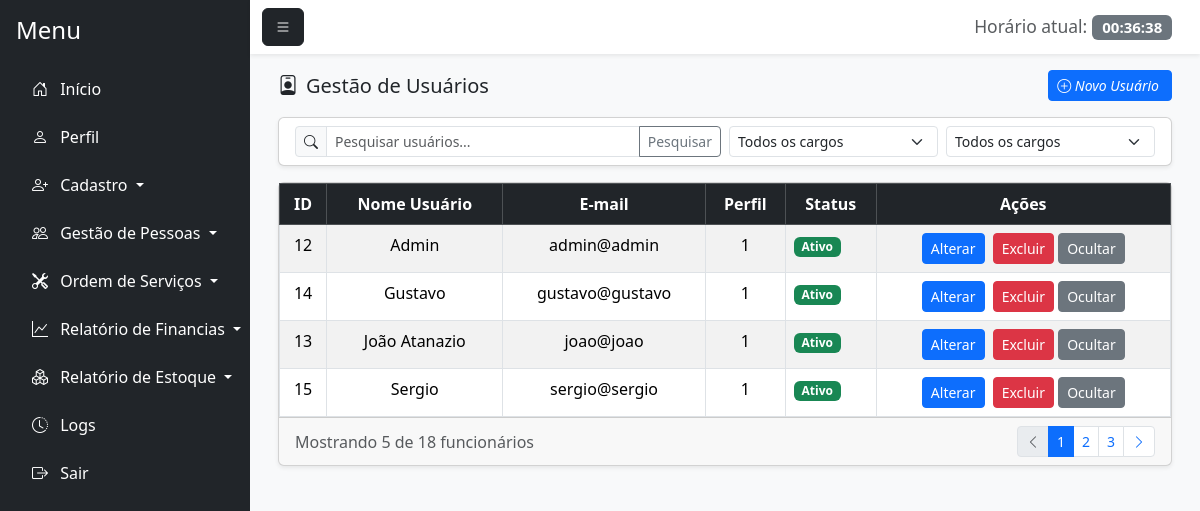
/gestao_usuario.php (signed in), run on an earlier commit of the app's database.
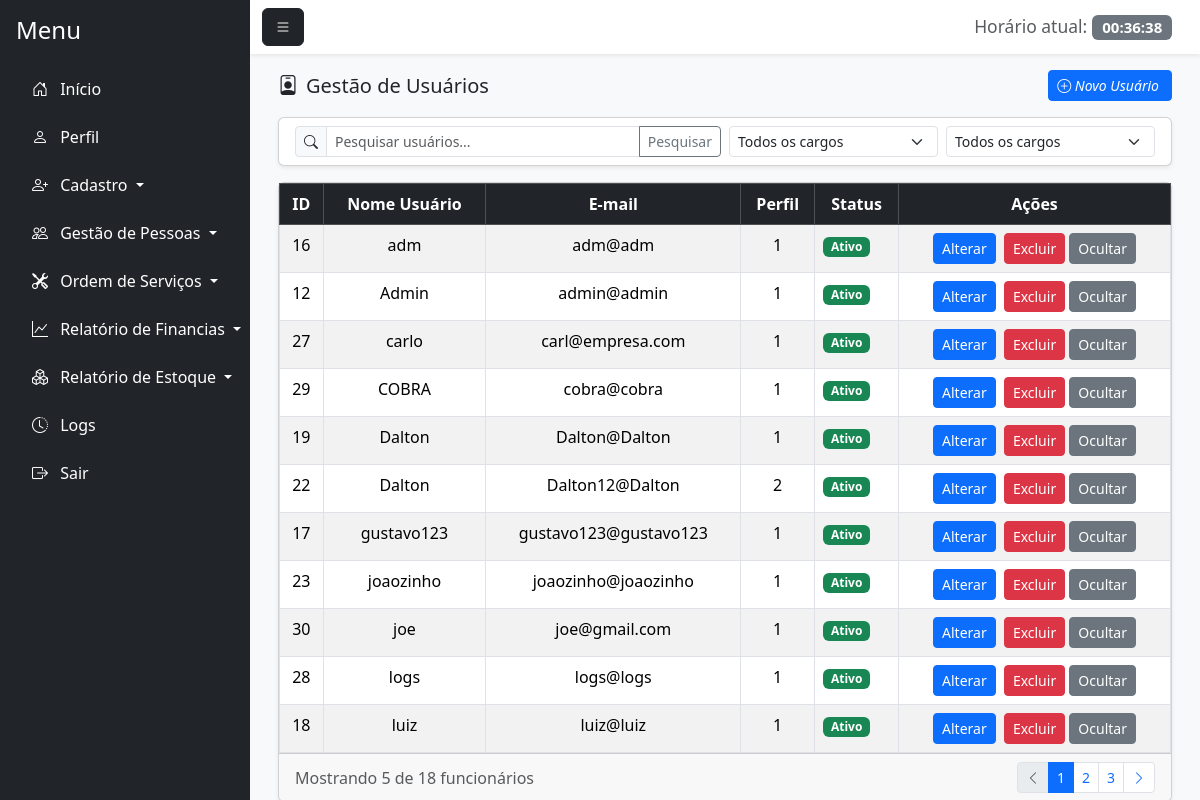
And on a later commit of the database.
### tables this page shows
CREATE TABLE `usuario` (
  `id_usuario` int(11) NOT NULL,
  `nome_usuario` varchar(100) NOT NULL,
  `senha` varchar(255) NOT NULL,
  `email` varchar(100) NOT NULL,
  `senha_temporaria` tinyint(1) DEFAULT 0,
  `id_perfil` int(11) NOT NULL
);

### gestao_usuario.php (the view, shortened to what this page needs)
<?php
    require_once 'conexao.php';
    if($_SERVER["REQUEST_METHOD"]== "POST" && !empty($_POST['busca'])){
        $busca = trim($_POST['busca']);
        if(is_numeric($busca)){
            $sql="SELECT * FROM usuario WHERE id_usuario = :busca ORDER BY nome_usuario ASC";
            $stmt = $pdo->prepare($sql);
            $stmt->bindParam(':busca',$busca, PDO::PARAM_INT);
        } else {
            $sql="SELECT * FROM usuario WHERE nome_usuario LIKE :busca_nome ORDER BY nome_usuario ASC";
            $stmt = $pdo->prepare($sql);
            $stmt->bindValue(':busca_nome',"%$busca%", PDO::PARAM_STR);
        }
    } else {
        $sql="SELECT * FROM usuario ORDER BY nome_usuario ASC";
        $stmt = $pdo->prepare($sql);
    }
$stmt->execute();
$usuarios = $stmt->fetchALL(PDO::FETCH_ASSOC);
?>
<!DOCTYPE html>
<html lang="pt-BR">
<head>
    <link href="https://cdn.jsdelivr.net/npm/bootstrap@5.3.7/dist/css/bootstrap.min.css" rel="stylesheet">
    <link rel="stylesheet" href="https://cdn.jsdelivr.net/npm/bootstrap-icons@1.11.1/font/bootstrap-icons.css">
    <link href="https://cdn.jsdelivr.net/npm/bootstrap-icons@1.11.1/font/bootstrap-icons.css" rel="stylesheet">
    <link rel="stylesheet" href="css/login.css">
</head>
<body class="bg-light">
    <div class="d-flex vh-100 bg-light">
        <nav id="sidebar" class="bg-dark text-white p-3" style="width: 250px;">
            <h4 class="mb-4">Menu</h4>
            <ul class="nav flex-column">
                <li class="nav-item mb-2">
                    <a href="principal.php" class="nav-link text-white"><i class="bi bi-house-door me-2"></i> Início</a>
                </li>
                <li class="nav-item mb-2">
                    <a href="perfil.php" class="nav-link text-white"><i class="bi bi-person me-2"></i> Perfil</a>
                </li>
                <li class="nav-item mb-2 dropdown">
                    <a class="nav-link text-white dropdown-toggle" href="#" id="cadastroDropdown" role="button" data-bs-toggle="dropdown" aria-expanded="false">
                        <i class="bi bi-person-plus me-2"></i> Cadastro
                    </a>
                </li>
                <li class="nav-item mb-2 dropdown">
                    <a class="nav-link text-white dropdown-toggle" href="#" id="gestaoDropdown" role="button" data-bs-toggle="dropdown" aria-expanded="false">
                        <i class="bi bi-people me-2"></i> Gestão de Pessoas
                    </a>
                </li>
                <li class="nav-item mb-2 dropdown">
                    <a class="nav-link text-white dropdown-toggle" href="#" id="ordemDropdown" role="button" data-bs-toggle="dropdown" aria-expanded="false">
                        <i class="bi bi-tools me-2"></i> Ordem de Serviços
                    </a>
                </li>
                <li class="nav-item mb-2 dropdown">
                    <a class="nav-link text-white dropdown-toggle" href="#" id="financiasDropdown" role="button" data-bs-toggle="dropdown" aria-expanded="false">
                        <i class="bi bi-graph-up me-2"></i> Relatório de Financias
                    </a>
                </li>
                <li class="nav-item mb-2 dropdown">
                    <a class="nav-link text-white dropdown-toggle" href="#" id="estoqueDropdown" role="button" data-bs-toggle="dropdown" aria-expanded="false">
                        <i class="bi bi-boxes me-2"></i> Relatório de Estoque
                    </a>
                </li>
                <li class="nav-item mb-2">
                    <a href="logs.php" class="nav-link text-white">
                        <i class="bi bi-clock-history me-2"></i> Logs
                    </a>
                </li>
                <li class="nav-item">
                    <a href="index.php" class="nav-link text-white"><i class="bi bi-box-arrow-right me-2"></i> Sair</a>
                </li>
            </ul>
        </nav>
        <div class="flex-grow-1 d-flex flex-column">
            <nav class="navbar navbar-light bg-white shadow-sm">
                <div class="container-fluid">
                    <button class="btn btn-dark" id="menu-toggle"><i class="bi bi-list"></i></button>
                    <span class="navbar-brand mb-0 h1">
                        <small class="text-muted">Horário atual:</small>
                        <span id="liveClock" class="badge bg-secondary"></span>
                    </span>
                </div>
            </nav>
            <div class="flex-grow-1 p-3" style="overflow-y: auto;">
                <div class="container-fluid">
                    <div class="d-flex justify-content-between align-items-center mb-3">
                        <h5 class="mb-0"><i class="bi bi-person-badge me-2"></i>Gestão de Usuários</h5>
                        <button class="btn btn-primary btn-sm">
                            <i class="bi bi-plus-circle me-1"><a href="cadastro_usuario.php" class="novo_usuario"> Novo Usuário</a></i>
                        </button>
                    </div>
                    <div class="card shadow-sm mb-3">
                        <div class="card-body py-2">
                            <div class="row g-2">
                                <div class="col-md-6">
                                    <form action="gestao_usuario.php" method="POST">
                                        <div class="input-group input-group-sm">
                                            <span class="input-group-text"><i class="bi bi-search"></i></span>
                                            <input type="text" id="busca" name="busca" class="form-control" placeholder="Pesquisar usuários...">
                                            <button class="btn btn-outline-secondary" type="submit">Pesquisar</button>
                                        </div>
                                    </form>
                                </div>
                                <div class="col-md-3">
                                    <select class="form-select form-select-sm">
                                        <option selected value="0">Todos os cargos</option>
                                    </select>
                                </div>
                                <div class="col-md-3">
                                    <select name="id_perfil" id="id_perfil" class="form-select form-select-sm" onchange="this.form.submit()">
                                        <option value="">Todos os cargos</option>
                                    </select>
                                </div>
                            </div>
                        </div>
                    </div>
                    <div class="card shadow-sm">
                        <div class="card-body p-0">
                            <div class="table-responsive">
                                <?php if(!empty($usuarios)): ?>
                                    <table class="table table-striped table-hover table-bordered mb-0">
                                        <thead class="table-dark">
                                            <tr>
                                                <th><center>ID</center></th>
                                                <th><center>Nome Usuário</center></th>
                                                <th><center>E-mail</center></th>
                                                <th><center>Perfil</center></th>
                                                <th><center>Status</center></th>
                                                <th class="text-center">Ações</th>
                                            </tr>
                                        </thead>
                                        <tbody>
                                            <?php foreach($usuarios as $usuario): ?>
                                                <tr>
                                                    <td><center><?=htmlspecialchars($usuario['id_usuario'])?></center></td>
                                                    <td><center><?=htmlspecialchars($usuario['nome_usuario'])?></center></td>
                                                    <td><center><?=htmlspecialchars($usuario['email'])?></center></td>
                                                    <td><center><?=htmlspecialchars($usuario['id_perfil'])?></center></td>
                                                    <td><span class="badge bg-success">Ativo</span></td>
                                                    <td class="text-center">
                                                        <a href="alterar_usuario.php?id=<?=htmlspecialchars($usuario['id_usuario'])?>" class="btn btn-sm btn-primary me-1">Alterar</a>
                                                        <a href="gestao_usuario.php?id=<?=htmlspecialchars($usuario['id_usuario'])?>" class="btn btn-sm btn-danger"
                                                        onclick="return confirm('Tem certeza que deseja excluir este usuário?')">Excluir</a>
                                                        <a href="ocultar_usuario.php?id=<?=htmlspecialchars($usuario['id_usuario'])?>" class="btn btn-sm btn-secondary">Ocultar</a>
                                                    </td>
                                                </tr>
                                            <?php endforeach;?>
                                        </tbody>
                                    </table>
                                <?php else: ?><br>
                                    <center><p>Nenhum usuário encontrado.</p></center>
                                <?php endif; ?>
                        </div>
                        <div class="card-footer py-2">
                            <div class="d-flex justify-content-between align-items-center">
                                <div>
                                    <span class="text-muted">Mostrando 5 de 18 funcionários</span>
                                </div>
                                <nav>
                                    <ul class="pagination pagination-sm mb-0">
                                        <li class="page-item disabled">
                                            <a class="page-link" href="#"><i class="bi bi-chevron-left"></i></a>
                                        </li>
                                        <li class="page-item active">
                                            <a class="page-link" href="#">1</a>
                                        </li>
                                        <li class="page-item">
                                            <a class="page-link" href="#">2</a>
                                        </li>
                                        <li class="page-item">
                                            <a class="page-link" href="#">3</a>
                                        </li>
                                        <li class="page-item">
                                            <a class="page-link" href="#"><i class="bi bi-chevron-right"></i></a>
                                        </li>
                                    </ul>
                                </nav>
                            </div>
                        </div>
                    </div>
                </div>
            </div>
</body>
</html>

### css/login.css (style rules this page uses)
* { margin: 0; padding: 0; }
body { overflow-y: hidden; text-decoration: none !important; }
.novo_usuario { text-decoration: none !important; color: white !important; }

What changed in the data, as far as the page shows it:
removed usuario: id_usuario "14", nome_usuario "Gustavo", email "gustavo@gustavo", id_perfil "1"
removed usuario: id_usuario "13", nome_usuario "João Atanazio", email "joao@joao", id_perfil "1"
removed usuario: id_usuario "15", nome_usuario "Sergio", email "sergio@sergio", id_perfil "1"
added usuario: id_usuario "16", nome_usuario "adm", email "adm@adm", id_perfil "1"
added usuario: id_usuario "27", nome_usuario "carlo", email "carl@empresa.com", id_perfil "1"
added usuario: id_usuario "29", nome_usuario "COBRA", email "cobra@cobra", id_perfil "1"
added usuario: id_usuario "19", nome_usuario "Dalton", email "Dalton@Dalton", id_perfil "1"
added usuario: id_usuario "22", nome_usuario "Dalton", email "Dalton12@Dalton", id_perfil "2"
added usuario: id_usuario "17", nome_usuario "gustavo123", email "gustavo123@gustavo123", id_perfil "1"
added usuario: id_usuario "23", nome_usuario "joaozinho", email "joaozinho@joaozinho", id_perfil "1"
added usuario: id_usuario "30", nome_usuario "joe", email "joe@gmail.com", id_perfil "1"
added usuario: id_usuario "28", nome_usuario "logs", email "logs@logs", id_perfil "1"
added usuario: id_usuario "18", nome_usuario "luiz", email "luiz@luiz", id_perfil "1"
